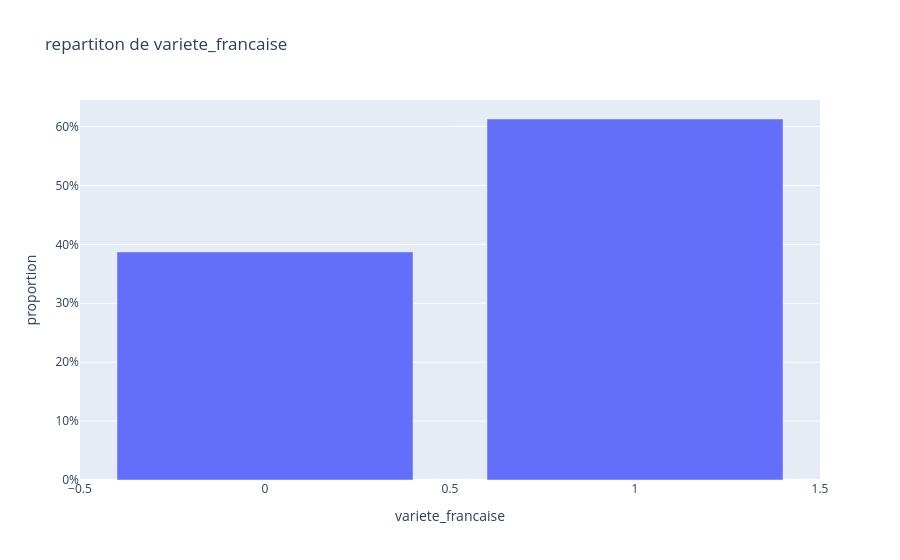
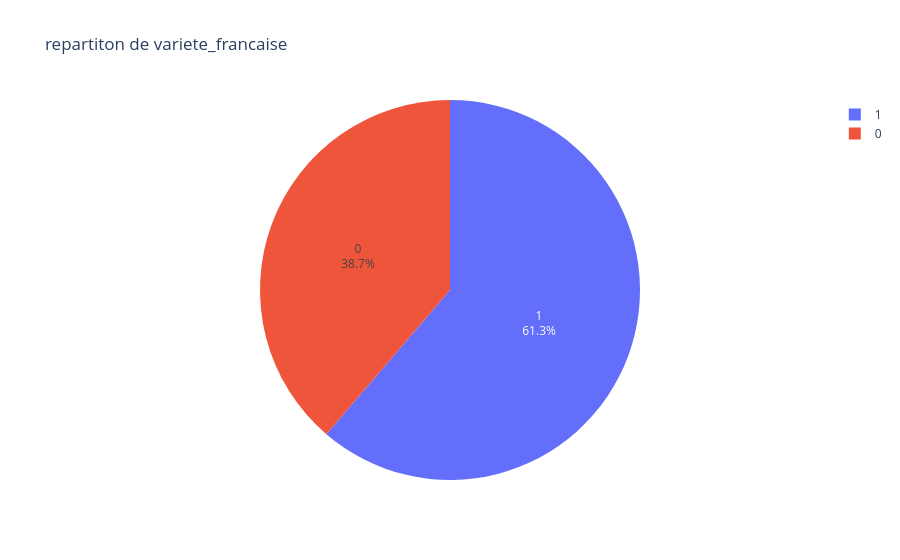
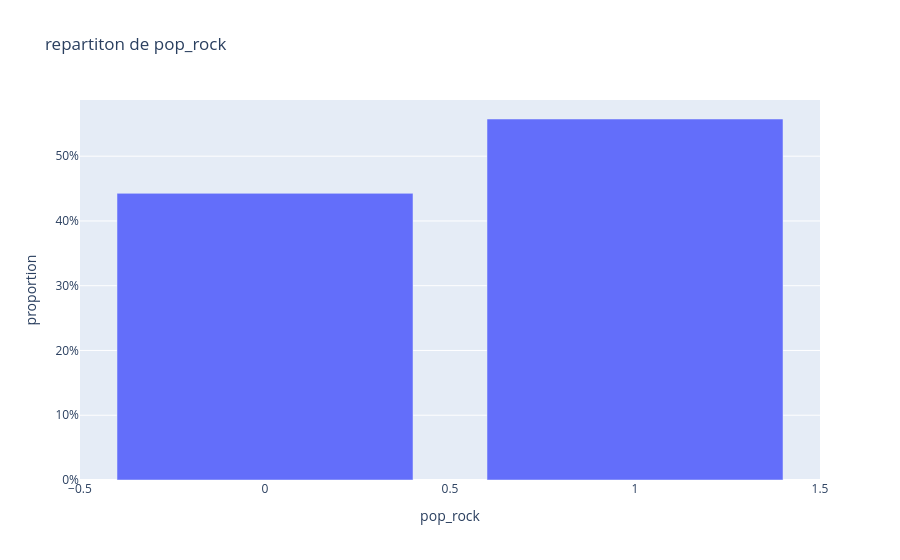
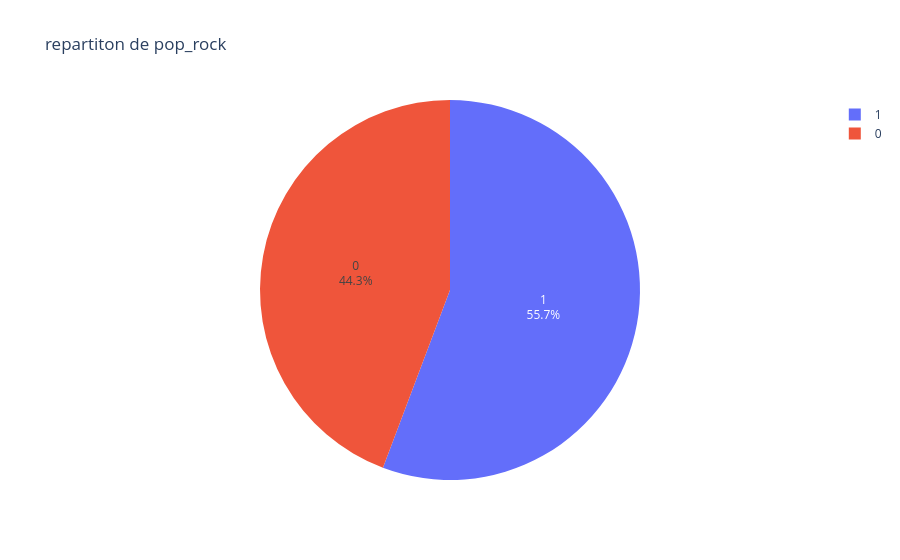

The notebook cell these images were saved under, in order:
### Code cell
for column in df.columns:
    if df[column].dtype == "int64":
        display(df[column].value_counts(normalize=True))
        df_prop = df[column].value_counts(normalize=True).reset_index(name="proportion").sort_values(by=column, ascending=True)
        fig1 = px.bar(df_prop, x=column, y="proportion", title=f"repartiton de {column}")
        fig1.update_layout(yaxis_tickformat=".0%")
        fig1.show()
        fig2 = px.pie(df_prop, names=column, values="proportion", title=f"repartiton de {column}")
        fig2.update_traces(textinfo="percent+label")
        fig2.show()

### Figure 1 — Plotly figure (JSON) as saved in the notebook; plotly's stock layout.template omitted (floating-point values rounded to 4 significant figures)
{"data": [{"hovertemplate": "variete_francaise=%{x}<br>proportion=%{y}<extra></extra>", "legendgroup": "", "marker": {"color": "#636efa", "pattern": {"shape": ""}}, "name": "", "orientation": "v", "showlegend": false, "textposition": "auto", "type": "bar", "x": [0, 1], "xaxis": "x", "y": [0.3872, 0.6128], "yaxis": "y"}], "layout": {"barmode": "relative", "legend": {"tracegroupgap": 0}, "title": {"text": "repartiton de variete_francaise"}, "xaxis": {"anchor": "y", "domain": [0, 1], "title": {"text": "variete_francaise"}}, "yaxis": {"anchor": "x", "domain": [0, 1], "tickformat": ".0%", "title": {"text": "proportion"}}}}

### Figure 2 — Plotly figure (JSON) as saved in the notebook; plotly's stock layout.template omitted (floating-point values rounded to 4 significant figures)
{"data": [{"domain": {"x": [0, 1], "y": [0, 1]}, "hovertemplate": "variete_francaise=%{label}<br>proportion=%{value}<extra></extra>", "labels": [0, 1], "legendgroup": "", "name": "", "showlegend": true, "textinfo": "percent+label", "type": "pie", "values": [0.3872, 0.6128]}], "layout": {"legend": {"tracegroupgap": 0}, "title": {"text": "repartiton de variete_francaise"}}}

### Figure 3 — Plotly figure (JSON) as saved in the notebook; plotly's stock layout.template omitted (floating-point values rounded to 4 significant figures)
{"data": [{"hovertemplate": "pop_rock=%{x}<br>proportion=%{y}<extra></extra>", "legendgroup": "", "marker": {"color": "#636efa", "pattern": {"shape": ""}}, "name": "", "orientation": "v", "showlegend": false, "textposition": "auto", "type": "bar", "x": [0, 1], "xaxis": "x", "y": [0.4426, 0.5574], "yaxis": "y"}], "layout": {"barmode": "relative", "legend": {"tracegroupgap": 0}, "title": {"text": "repartiton de pop_rock"}, "xaxis": {"anchor": "y", "domain": [0, 1], "title": {"text": "pop_rock"}}, "yaxis": {"anchor": "x", "domain": [0, 1], "tickformat": ".0%", "title": {"text": "proportion"}}}}

### Figure 4 — Plotly figure (JSON) as saved in the notebook; plotly's stock layout.template omitted (floating-point values rounded to 4 significant figures)
{"data": [{"domain": {"x": [0, 1], "y": [0, 1]}, "hovertemplate": "pop_rock=%{label}<br>proportion=%{value}<extra></extra>", "labels": [0, 1], "legendgroup": "", "name": "", "showlegend": true, "textinfo": "percent+label", "type": "pie", "values": [0.4426, 0.5574]}], "layout": {"legend": {"tracegroupgap": 0}, "title": {"text": "repartiton de pop_rock"}}}
